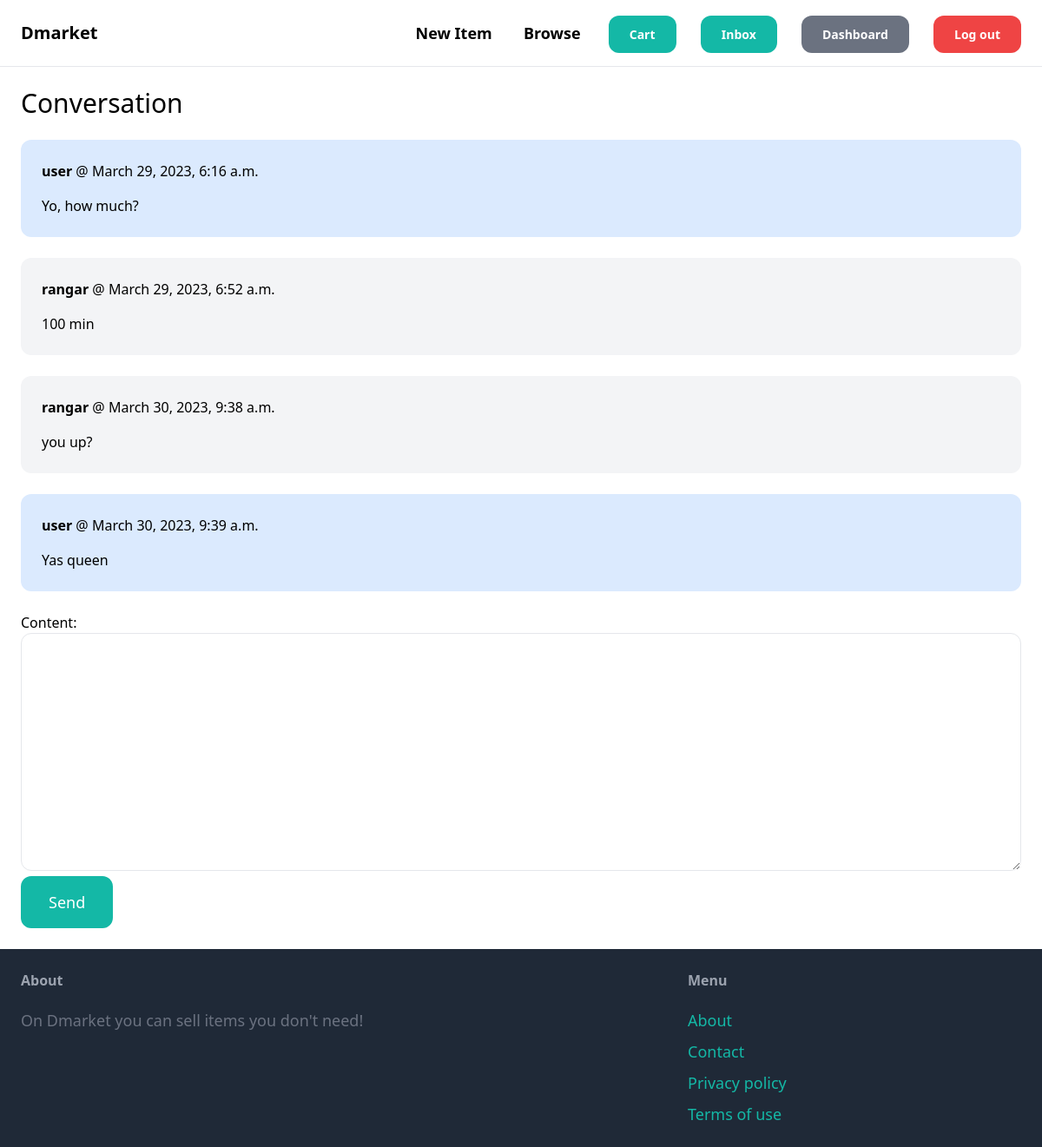
Screenshot of /inbox/1/ (signed in) with the database file from the repository.
### conversation/models.py (models this page shows)
class ConversationMessage(models.Model):
    conversation = models.ForeignKey(Conversation, related_name='messages', on_delete=models.CASCADE)
    content = models.TextField()
    created_at = models.DateTimeField(auto_now_add=True)
    created_by = models.ForeignKey(User, related_name='created_messages', on_delete=models.CASCADE)

### conversation/views.py (the view)
# urls.py: path('<int:pk>/', views.detail, name='detail'),
@login_required
def detail(request, pk):
    conversation = Conversation.objects.filter(members__in=[request.user.id]).get(pk=pk)
    if request.method == 'POST':
        form = ConversationMessageForm(request.POST)
        if form.is_valid():
            conversation_message = form.save(commit=False)
            conversation_message.conversation = conversation
            conversation_message.created_by = request.user
            conversation_message.save()
            conversation.save()
            return redirect('conversation:detail', pk=pk)
    else:
        form = ConversationMessageForm()
    return render(request, 'conversation/detail.html', {
        'conversation': conversation,
        'form': form
    })

### conversation/forms.py
class ConversationMessageForm(forms.ModelForm):
    class Meta:
        model = ConversationMessage
        fields = ('content',)
        widgets = {
            'content': forms.Textarea(attrs={
                'class': 'w-full py-4 px-6 rounded-xl border'
            })
        }

### conversation/templates/conversation/detail.html (shortened to what this page needs)
{% extends 'core/base.html' %}
{% block content %}
    <h1 class="mb-6 text-3xl">Conversation</h1>
    <div class="space-y-6">
        {% for message in conversation.messages.all %}
            <div class="p-6 flex {% if message.created_by == request.user %}bg-blue-100 {% else %}bg-gray-100{% endif %} rounded-xl">
                <div>
                    <p class="mb-4"><strong>{{ message.created_by.username }}</strong> @ {{ message.created_at }}</p>
                    <p>{{ message.content }}</p>
                </div>
            </div>
        {% endfor %}
    </div>
    <form method="POST" action="." class="mt-6">
        {{ form.as_p }}
        <button class="py-4 px-8 text-lg bg-teal-500 hover:bg-teal-700 rounded-xl text-white">Send</button>
    </form>
{% endblock %}

### rows the page displays
ConversationMessage: created_by.username "user", created_at "March 29, 2023, 6:16 a.m.", content "Yo, how much?"
ConversationMessage: created_by.username "rangar", created_at "March 29, 2023, 6:52 a.m.", content "100 min"
ConversationMessage: created_by.username "rangar", created_at "March 30, 2023, 9:38 a.m.", content "you up?"
ConversationMessage: created_by.username "user", created_at "March 30, 2023, 9:39 a.m.", content "Yas queen"
